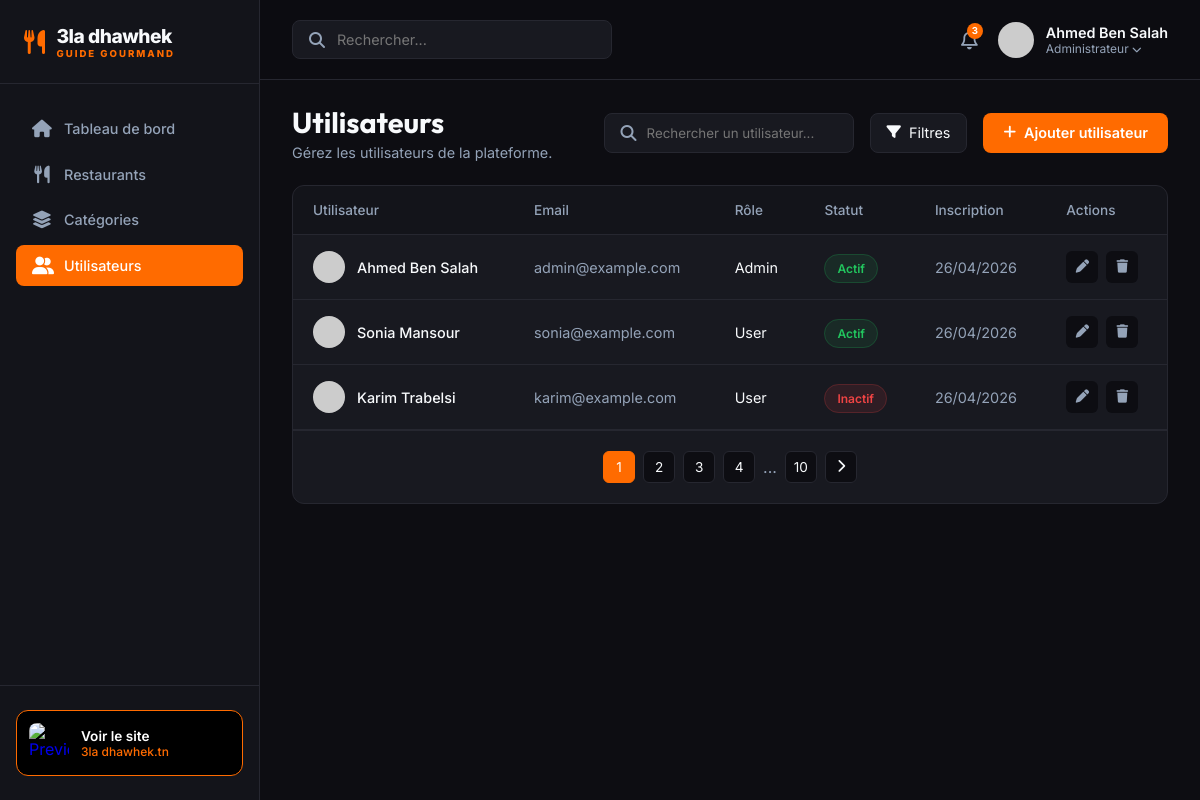
Screenshot of /pro_pfe/view/admin/users.php (signed in) with the database file from the repository.
### tables this page shows
CREATE TABLE `users` (
  `id` int(11) NOT NULL AUTO_INCREMENT,
  `name` varchar(100) NOT NULL,
  `email` varchar(100) NOT NULL,
  `password` varchar(255) NOT NULL,
  `role` enum('admin','user') DEFAULT 'user',
  `status` enum('active','inactive') DEFAULT 'active',
  `avatar` varchar(255) DEFAULT NULL,
  `created_at` timestamp DEFAULT CURRENT_TIMESTAMP,
  PRIMARY KEY (`id`),
  UNIQUE KEY `email` (`email`)
);

### pro_pfe/view/admin/users.php (the view, shortened to what this page needs)
<?php
require_once '../../config/database.php';
$stmt = $pdo->query("SELECT * FROM users ORDER BY created_at DESC");
$users = $stmt->fetchAll();
?>
<!DOCTYPE html>
<html lang="fr">
<head>
    <link rel="stylesheet" href="https://cdnjs.cloudflare.com/ajax/libs/font-awesome/6.4.0/css/all.min.css">
    <link rel="stylesheet" href="admin_style.css?v=<?= time() ?>">
</head>
<body>
<div class="admin-layout">
    <?php include 'includes/sidebar.php'; ?>
    <main class="admin-main">
        <?php include 'includes/header.php'; ?>
        <div class="page-header">
            <div>
                <h1>Utilisateurs</h1>
                <p>Gérez les utilisateurs de la plateforme.</p>
            </div>
            <div class="page-actions">
                <div class="search-box">
                    <i class="fa-solid fa-magnifying-glass"></i>
                    <input type="text" placeholder="Rechercher un utilisateur...">
                </div>
                <button class="btn-filter"><i class="fa-solid fa-filter"></i> Filtres</button>
                <button class="btn-primary"><i class="fa-solid fa-plus"></i> Ajouter utilisateur</button>
            </div>
        </div>
        <div class="table-container">
            <table class="data-table">
                <thead>
                    <tr>
                        <th>Utilisateur</th>
                        <th>Email</th>
                        <th>Rôle</th>
                        <th>Statut</th>
                        <th>Inscription</th>
                        <th>Actions</th>
                    </tr>
                </thead>
                <tbody>
                    <?php foreach ($users as $u): ?>
                        <tr>
                            <td>
                                <div class="client-cell">
                                    <div class="client-avatar"><img src="<?= !empty($u['avatar']) ? htmlspecialchars($u['avatar']) : 'https://ui-avatars.com/api/?name='.urlencode($u['name']).'&background=random' ?>" alt="Avatar"></div>
                                    <span style="font-weight: 500;"><?= htmlspecialchars($u['name']) ?></span>
                                </div>
                            </td>
                            <td style="color: var(--text-muted);"><?= htmlspecialchars($u['email']) ?></td>
                            <td><?= ucfirst(htmlspecialchars($u['role'])) ?></td>
                            <td>
                                <?php if ($u['status'] == 'active'): ?>
                                    <span class="status-badge actif">Actif</span>
                                <?php else: ?>
                                    <span class="status-badge inactif">Inactif</span>
                                <?php endif; ?>
                            </td>
                            <td style="color: var(--text-muted);"><?= date('d/m/Y', strtotime($u['created_at'])) ?></td>
                            <td>
                                <div class="td-actions">
                                    <button class="action-btn edit"><i class="fa-solid fa-pen"></i></button>
                                    <button class="action-btn delete"><i class="fa-solid fa-trash"></i></button>
                                </div>
                            </td>
                        </tr>
                    <?php endforeach; ?>
                </tbody>
            </table>
            <div class="pagination">
                <button class="page-btn active">1</button>
                <button class="page-btn">2</button>
                <button class="page-btn">3</button>
                <button class="page-btn">4</button>
                <span class="page-dots">...</span>
                <button class="page-btn">10</button>
                <button class="page-btn next"><i class="fa-solid fa-chevron-right"></i></button>
            </div>
        </div>
    </main>
</div>
</body>
</html>

### pro_pfe/view/admin/includes/sidebar.php
<?php
$current_page = basename($_SERVER['PHP_SELF']);
?>
<aside class="admin-sidebar">
    <div class="sidebar-brand">
        <i class="fa-solid fa-utensils"></i>
        <div>
            3la dhawhek
            <span class="sidebar-brand-sub">Guide Gourmand</span>
        </div>
    </div>
    <nav class="sidebar-nav">
        <a href="dashboard.php" class="nav-item <?= $current_page == 'dashboard.php' ? 'active' : '' ?>"><i class="fa-solid fa-house"></i> Tableau de bord</a>
        <a href="restaurants.php" class="nav-item <?= $current_page == 'restaurants.php' || $current_page == 'add_restaurant.php' ? 'active' : '' ?>"><i class="fa-solid fa-utensils"></i> Restaurants</a>
        <a href="categories.php" class="nav-item <?= $current_page == 'categories.php' ? 'active' : '' ?>"><i class="fa-solid fa-layer-group"></i> Catégories</a>
        <a href="users.php" class="nav-item <?= $current_page == 'users.php' ? 'active' : '' ?>"><i class="fa-solid fa-user-group"></i> Utilisateurs</a>
    </nav>
    <div class="sidebar-footer">
        <a href="../index.php" class="site-preview-card">
            <img src="https://images.unsplash.com/photo-1514933651103-005eec06c04b?q=80&w=100&auto=format&fit=crop" alt="Preview">
            <div class="site-preview-text">
                <span class="title">Voir le site</span>
                <span class="subtitle">3la dhawhek.tn</span>
            </div>
        </a>
    </div>
</aside>

### pro_pfe/view/admin/includes/header.php
<header class="admin-header">
    <div class="header-search">
        <i class="fa-solid fa-magnifying-glass"></i>
        <input type="text" placeholder="Rechercher...">
    </div>
    <div class="header-actions">
        <div class="notifications">
            <i class="fa-regular fa-bell"></i>
            <span class="badge">3</span>
        </div>
        <div class="admin-profile">
            <img src="https://ui-avatars.com/api/?name=Admin&background=random" alt="Admin">
            <div class="admin-profile-info">
                <span class="name"><?= htmlspecialchars($_SESSION['user_name'] ?? 'Admin') ?></span>
                <span class="role">Administrateur <i class="fa-solid fa-chevron-down" style="font-size:0.6rem;"></i></span>
            </div>
        </div>
    </div>
</header>

### rows the page displays
users: name "Ahmed Ben Salah", email "admin@example.com", role "Admin", status "Actif", created_at "26/04/2026"
users: name "Sonia Mansour", email "sonia@example.com", role "User", status "Actif", created_at "26/04/2026"
users: name "Karim Trabelsi", email "karim@example.com", role "User", status "Inactif", created_at "26/04/2026"

### other values shown
$_SESSION['user_name'] "Ahmed Ben Salah"
